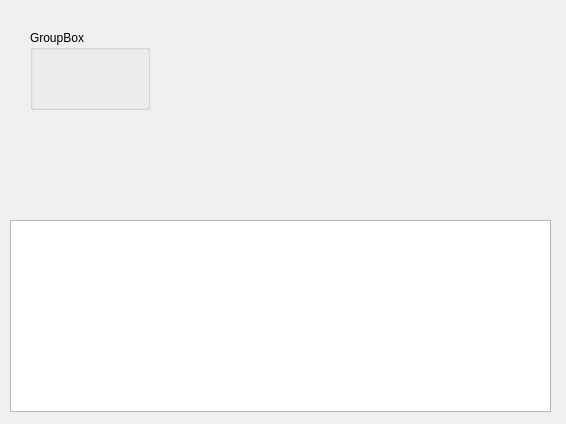
<?xml version="1.0" encoding="UTF-8"?>
<ui version="4.0">
 <class>GozetmenListesiFormu</class>
 <widget class="QWidget" name="GozetmenListesiFormu">
  <property name="geometry">
   <rect>
    <x>0</x>
    <y>0</y>
    <width>566</width>
    <height>424</height>
   </rect>
  </property>
  <property name="windowTitle">
   <string>Form</string>
  </property>
  <widget class="QGroupBox" name="grpArama">
   <property name="geometry">
    <rect>
     <x>30</x>
     <y>30</y>
     <width>120</width>
     <height>80</height>
    </rect>
   </property>
   <property name="title">
    <string>GroupBox</string>
   </property>
  </widget>
  <widget class="QTableWidget" name="tblGozetmenListeleri">
   <property name="geometry">
    <rect>
     <x>10</x>
     <y>220</y>
     <width>541</width>
     <height>192</height>
    </rect>
   </property>
  </widget>
 </widget>
 <resources/>
 <connections/>
</ui>
